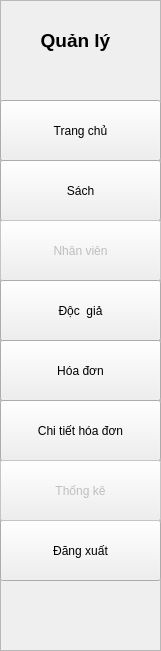
   <widget class="QFrame" name="frame">
    <property name="geometry">
     <rect>
      <x>10</x>
      <y>10</y>
      <width>161</width>
      <height>651</height>
     </rect>
    </property>
    <property name="frameShape">
     <enum>QFrame::StyledPanel</enum>
    </property>
    <property name="frameShadow">
     <enum>QFrame::Raised</enum>
    </property>
    <widget class="QLabel" name="label">
     <property name="geometry">
      <rect>
       <x>0</x>
       <y>0</y>
       <width>151</width>
       <height>81</height>
      </rect>
     </property>
     <property name="font">
      <font>
       <pointsize>14</pointsize>
       <weight>75</weight>
       <bold>true</bold>
      </font>
     </property>
     <property name="toolTip">
      <string>&lt;html&gt;&lt;head/&gt;&lt;body&gt;&lt;p&gt;&lt;br/&gt;&lt;/p&gt;&lt;/body&gt;&lt;/html&gt;</string>
     </property>
     <property name="toolTipDuration">
      <number>1</number>
     </property>
     <property name="text">
      <string>&lt;html&gt;&lt;head/&gt;&lt;body&gt;&lt;p align=&quot;center&quot;&gt;Quản lý&lt;/p&gt;&lt;/body&gt;&lt;/html&gt;</string>
     </property>
    </widget>
    <widget class="QPushButton" name="btnSach">
     <property name="geometry">
      <rect>
       <x>0</x>
       <y>160</y>
       <width>161</width>
       <height>61</height>
      </rect>
     </property>
     <property name="font">
      <font>
       <pointsize>9</pointsize>
      </font>
     </property>
     <property name="text">
      <string>Sách</string>
     </property>
    </widget>
    <widget class="QPushButton" name="btnTrangChu">
     <property name="geometry">
      <rect>
       <x>0</x>
       <y>100</y>
       <width>161</width>
       <height>61</height>
      </rect>
     </property>
     <property name="font">
      <font>
       <pointsize>9</pointsize>
      </font>
     </property>
     <property name="text">
      <string>Trang chủ</string>
     </property>
    </widget>
    <widget class="QPushButton" name="btnNhanVien">
     <property name="enabled">
      <bool>false</bool>
     </property>
     <property name="geometry">
      <rect>
       <x>0</x>
       <y>220</y>
       <width>161</width>
       <height>61</height>
      </rect>
     </property>
     <property name="font">
      <font>
       <pointsize>9</pointsize>
      </font>
     </property>
     <property name="text">
      <string>Nhân viên</string>
     </property>
    </widget>
    <widget class="QPushButton" name="btnDocGia">
     <property name="geometry">
      <rect>
       <x>0</x>
       <y>280</y>
       <width>161</width>
       <height>61</height>
      </rect>
     </property>
     <property name="font">
      <font>
       <pointsize>9</pointsize>
      </font>
     </property>
     <property name="text">
      <string>Độc  giả</string>
     </property>
    </widget>
    <widget class="QPushButton" name="btnMuonTra">
     <property name="geometry">
      <rect>
       <x>0</x>
       <y>400</y>
       <width>161</width>
       <height>61</height>
      </rect>
     </property>
     <property name="font">
      <font>
       <pointsize>9</pointsize>
      </font>
     </property>
     <property name="text">
      <string>Chi tiết hóa đơn</string>
     </property>
    </widget>
    <widget class="QPushButton" name="btnDangXuat">
     <property name="geometry">
      <rect>
       <x>0</x>
       <y>520</y>
       <width>161</width>
       <height>61</height>
      </rect>
     </property>
     <property name="font">
      <font>
       <pointsize>9</pointsize>
      </font>
     </property>
     <property name="text">
      <string>Đăng xuất</string>
     </property>
    </widget>
    <widget class="QPushButton" name="btnHoaDonMuonTra">
     <property name="geometry">
      <rect>
       <x>0</x>
       <y>340</y>
       <width>161</width>
       <height>61</height>
      </rect>
     </property>
     <property name="font">
      <font>
       <pointsize>9</pointsize>
      </font>
     </property>
     <property name="text">
      <string>Hóa đơn</string>
     </property>
    </widget>
    <widget class="QPushButton" name="btnThongKe">
     <property name="enabled">
      <bool>false</bool>
     </property>
     <property name="geometry">
      <rect>
       <x>0</x>
       <y>460</y>
       <width>161</width>
       <height>61</height>
      </rect>
     </property>
     <property name="font">
      <font>
       <pointsize>9</pointsize>
      </font>
     </property>
     <property name="text">
      <string>Thống kê</string>
     </property>
    </widget>
   </widget>
